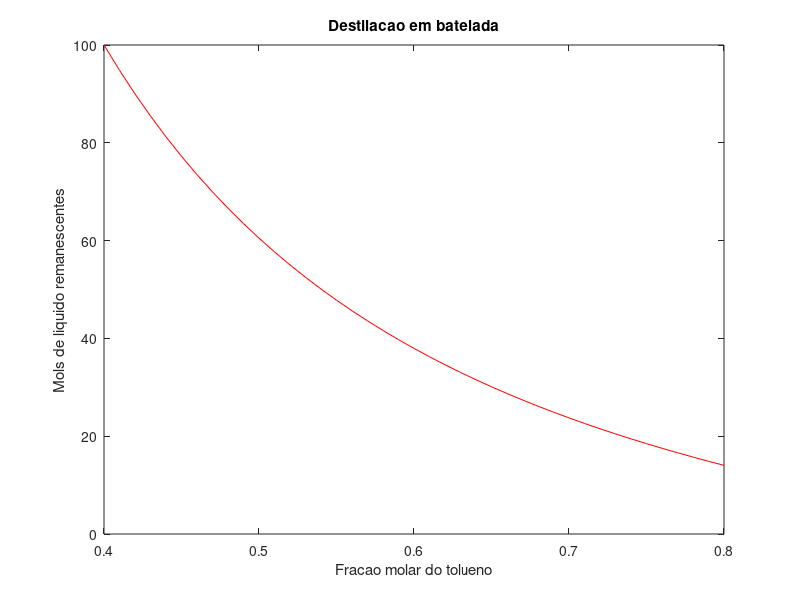

MATLAB code to generate this figure:
function lista25

    global A B C P T_guess x2

    % parametros da equacao de antoine
    A = [6.90565 6.95464];
    B = [1211.033 1344.8];
    C = [220.79 219.482];

    P = 1.2*760;								%	mmHg
    Lo = 100;									%	moles
    xstart = 0.40;								%	mol/tolueno
    xfinal = 0.80;								%	mol/tolueno

    % chute da temperatura para o calculo do ponto de bolha
    T_guess = (80.1+110.6)/2;					%	C

    % resolvendo a equacao diferencial
    [x L] = ode45(@distill,[xstart xfinal],Lo);

    plot(x,L,'r')
    title('Destilacao em batelada')
    xlabel('Fracao molar do tolueno')
    ylabel('Mols de liquido remanescentes')

    function dL_dx = distill (x,L)
        x2 = x;
        T = fzero(@bolha,T_guess);  % resolvendo a equacao algebrica do ponto de bolha, dentro da EDO!
        P_i = 10.^(A-B./(T+C));
        k = P_i./P;
        dL_dx = L/x2/(k(2)-1);
    end

    function f = bolha(T)
        x1 = 1-x2;
        P_i = 10.^(A-B./(T+C));
        k = P_i./P;
        f = 1 - k(1)*x1 - k(2)*x2;
    end

end
